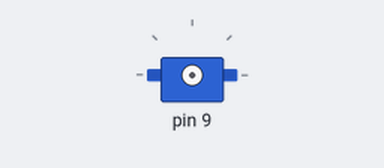
A sketch run on a simulated Arduino Uno, built with avr-gcc and run on an emulated ATmega328P. On the bench: servo. Servo pulses on a pin are drawn as a servo (544–2400 µs = 0–180°).

Above: at 0.05 s.
At 0.9 s:
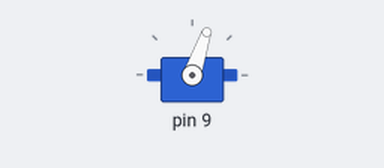
At 1.55 s:
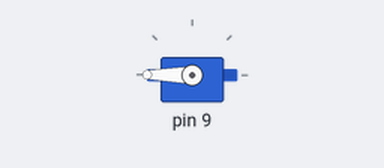
At 2.25 s:
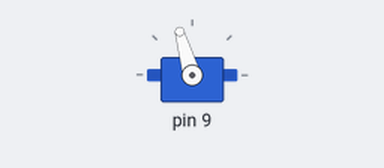
Timing chart, 0 to 5.3 s (numbered marks = the images above):
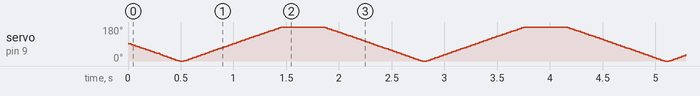

The sketch:

activity3_part2.ino
```cpp
#include <avr/io.h>
#include "Arduino.h"

#define SERVO_SPEED 20 // Vaires the speed of flashing cycle of LED
static volatile bool counting_up = false; // Variable that toggles between modes

ISR(TIMER1_COMPA_vect) {
  if (OCR1A <= 500) {
    counting_up = true;
  } else if (OCR1A >= 2800) {
    counting_up = false;
  }

  if (counting_up) {
    OCR1A += SERVO_SPEED;
  } else {
    OCR1A -= SERVO_SPEED;
  }
}

void setup() {

  cli();

  // 1. Set PB1 (Pin 9 on Arduino) as output
  DDRB |= (1 << PB1);

  // For falling edge on INT0, Bits 1 and 0 should be 10
  EICRA |= 0b00000011; // ADDED FOR PART 2

  // 2. Set Phase Correct PWM mode
  TCCR1A = 0b00000010;

  TIMSK1 = 0b10; // ADDED FOR PART 2

  // Set Prescaler
  // This has to be set early for Timer1.
  // By default, the Arduino Wiring language already
  // sets up Timer1 in a different mode before this, which
  // makes our OCR1A = .. result in a wrong value otherwise
  TCCR1B = 0b00010010; //prescalar is 8

  // 3. Set ICR1
  ICR1 = 20000;

  // 4. Set OCR1A for duty cycle
  OCR1A = 1500;

  TCNT1 = 0;

  // 5. Enable Non-Inverting Mode on OC1A (PB1)
  TCCR1A |= (1 << COM1A1);

  sei();
}

void loop() {

}
```
